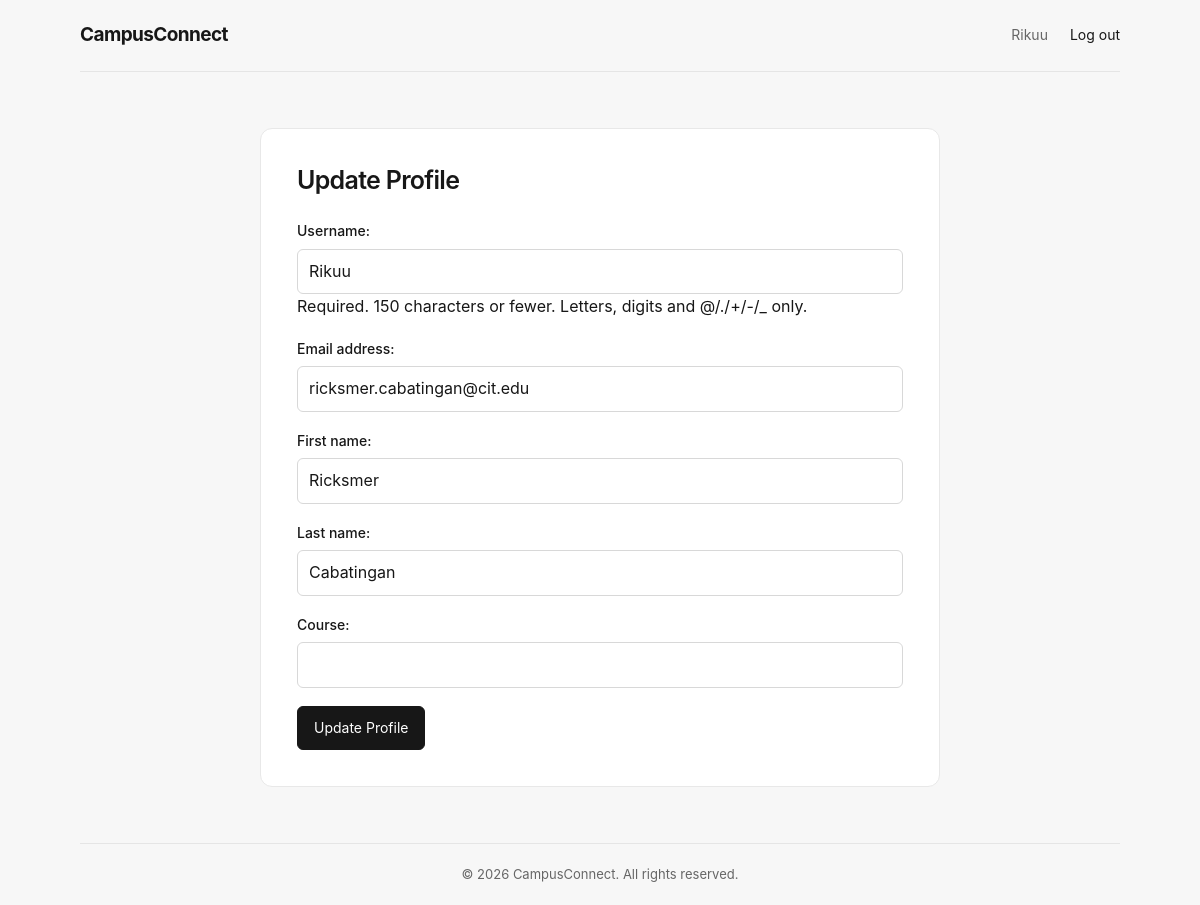
/update-profile/ (signed in), run on the app's committed database.
### accounts/models.py (models this page shows)
class CustomUser(AbstractUser):
    class Role(models.TextChoices):
        STUDENT = 'STUDENT', 'Student'
        INSTRUCTOR = 'INSTRUCTOR', 'Instructor'
        ADMIN = 'ADMIN', 'Administrator'
    role = models.CharField(
        max_length = 10,
        choices = Role.choices,
        default = Role.STUDENT
    )
    course = models.CharField(
        max_length = 100,
        blank = True,
    )

### accounts/views.py (the view)
# urls.py: path('update-profile/', UpdateProfileView.as_view(), name='update-profile'),
class UpdateProfileView(LoginRequiredMixin, SuccessMessageMixin, UpdateView):
    form_class = CustomUserUpdateForm
    template_name = 'dashboard/update_profile.html'
    success_url = reverse_lazy('dashboard')
    success_message = 'Your profile was updated successfully.'
    def get_object(self):
        return self.request.user

### accounts/forms.py
class CustomUserUpdateForm(forms.ModelForm):
    class Meta:
        model = CustomUser
        fields = ('username', 'email', 'first_name', 'last_name', 'course')

### templates/dashboard/update_profile.html (shortened to what this page needs)
{% extends 'base.html' %}
{% block content %}
    <h2>Update Profile</h2>
    <form method='post'>
        {{ form.as_p }}
        <button type='submit'>Update Profile</button>
    </form>
{% endblock %}

### templates/base.html (shortened to what this page needs)
<!DOCTYPE html>
<html lang="en">
<head>
    {% load static %}
    <link rel="stylesheet" href="{% static 'css/site.css' %}">
</head>
<body>
    <div class="site-shell">
        <nav class="site-nav">
            <a class="brand" href="{% if user.is_authenticated %}{% url 'dashboard' %}{% else %}{% url 'login' %}{% endif %}">CampusConnect</a>
            <div class="nav-links">
                {% if user.is_authenticated %}
                    <span class="nav-user">{{ user.username }}</span>
                    <form method="post" action="{% url 'logout' %}">
                        <button class="nav-logout" type="submit">Log out</button>
                    </form>
                {% else %}
                    <a href="{% url 'login' %}">Log in</a>
                    <a href="{% url 'signup' %}">Sign up</a>
                {% endif %}
            </div>
        </nav>
        <main class="content">{% block content %}{% endblock %}</main>
        <footer class="site-footer">{% block footer %}&copy; 2026 CampusConnect. All rights reserved.{% endblock %}</footer>
    </div>
</body>
</html>

### static/css/site.css (style rules this page uses)
* { box-sizing: border-box; }
body { margin: 0; background: #f7f7f7; color: #171717; font-family: Inter, ui-sans-serif, system-ui, -apple-system, BlinkMacSystemFont, "Segoe UI", sans-serif; line-height: 1.6; }
a { color: inherit; text-underline-offset: 3px; }
.site-shell { width: min(100% - 40px, 1040px); margin: 0 auto; }
.site-nav { min-height: 72px; display: flex; align-items: center; justify-content: space-between; gap: 24px; border-bottom: 1px solid #e5e5e5; }
.brand { font-size: 19px; font-weight: 650; letter-spacing: -0.6px; text-decoration: none; }
.nav-links { display: flex; align-items: center; gap: 22px; font-size: 14px; }
.nav-links form { margin: 0; }
.nav-logout { padding: 0; border: 0; background: none; color: inherit; font: inherit; cursor: pointer; }
.nav-user { color: #666; }
.content { width: min(100%, 680px); margin: 56px auto; padding: 36px; border: 1px solid #e8e8e8; border-radius: 12px; background: #fff; }
.content h2 { margin: 0 0 24px; font-size: 25px; font-weight: 600; letter-spacing: -0.7px; line-height: 1.25; }
.content form p { margin: 0 0 18px; }
.content label { display: block; margin-bottom: 6px; font-size: 14px; font-weight: 500; }
.content input:not([type="checkbox"]), .content select, .content textarea { width: 100%; min-height: 42px; padding: 9px 11px; border: 1px solid #d8d8d8; border-radius: 6px; background: #fff; color: inherit; font: inherit; }
.content button, .button-link { display: inline-block; padding: 10px 16px; border: 1px solid #171717; border-radius: 6px; background: #171717; color: #fff; font: inherit; font-size: 14px; text-decoration: none; cursor: pointer; }
.site-footer { padding: 20px 0; border-top: 1px solid #e5e5e5; color: #666; font-size: 13px; text-align: center; }

### data on the page
CustomUser: username "Rikuu", email "ricksmer.cabatingan@cit.edu", first_name "Ricksmer", last_name "Cabatingan"
